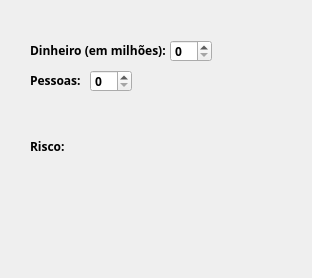
<?xml version="1.0" encoding="UTF-8"?>
<ui version="4.0">
 <class>Form</class>
 <widget class="QWidget" name="Form">
  <property name="geometry">
   <rect>
    <x>0</x>
    <y>0</y>
    <width>312</width>
    <height>278</height>
   </rect>
  </property>
  <property name="font">
   <font>
    <family>Arial Black</family>
    <weight>75</weight>
    <bold>true</bold>
   </font>
  </property>
  <property name="windowTitle">
   <string>Form</string>
  </property>
  <widget class="QLabel" name="dinheiro">
   <property name="geometry">
    <rect>
     <x>30</x>
     <y>40</y>
     <width>151</width>
     <height>20</height>
    </rect>
   </property>
   <property name="text">
    <string>Dinheiro (em milhões):</string>
   </property>
  </widget>
  <widget class="QLabel" name="pessoas">
   <property name="geometry">
    <rect>
     <x>30</x>
     <y>70</y>
     <width>61</width>
     <height>21</height>
    </rect>
   </property>
   <property name="text">
    <string>Pessoas: </string>
   </property>
  </widget>
  <widget class="QLabel" name="risco">
   <property name="geometry">
    <rect>
     <x>30</x>
     <y>140</y>
     <width>47</width>
     <height>13</height>
    </rect>
   </property>
   <property name="text">
    <string>Risco:</string>
   </property>
  </widget>
  <widget class="QLabel" name="resultado">
   <property name="geometry">
    <rect>
     <x>80</x>
     <y>140</y>
     <width>47</width>
     <height>13</height>
    </rect>
   </property>
   <property name="text">
    <string/>
   </property>
  </widget>
  <widget class="QSpinBox" name="valor_dinheiro">
   <property name="geometry">
    <rect>
     <x>170</x>
     <y>40</y>
     <width>42</width>
     <height>22</height>
    </rect>
   </property>
  </widget>
  <widget class="QSpinBox" name="valor_pessoa">
   <property name="geometry">
    <rect>
     <x>90</x>
     <y>70</y>
     <width>42</width>
     <height>22</height>
    </rect>
   </property>
  </widget>
 </widget>
 <resources/>
 <connections/>
</ui>
